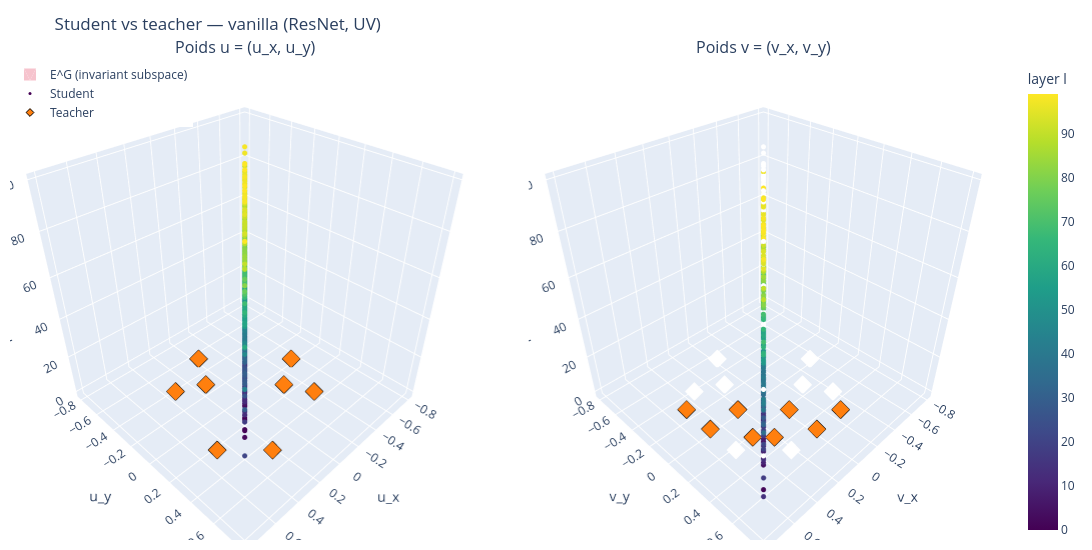

Here is the notebook cell this chart was saved with:
### Code cell
fig = plot_uv_equivariance_resnet(h_vanilla["particles"][-1], teacher, title="Student vs teacher — vanilla (ResNet, UV)")

### Figure 1 — Plotly figure (JSON) as saved in the notebook; plotly's stock layout.template omitted (floating-point values rounded to 4 significant figures; data arrays with more than 128 entries replaced by an {"elided": "..."} marker saying what was removed)
{"data": [{"color": "crimson", "hoverinfo": "name", "i": [0, 0], "j": [1, 2], "k": [2, 3], "name": "E^G (invariant subspace)", "opacity": 0.25, "scene": "scene", "showlegend": true, "type": "mesh3d", "x": [-0.6984, 0.6984, 0.6984, -0.6984], "y": [-0.6984, 0.6984, 0.6984, -0.6984], "z": [0, 0, 99, 99]}, {"marker": {"cmax": 99, "cmin": 0, "color": {"elided": "500 int values"}, "colorscale": [[0, "#440154"], [0.1111, "#482878"], [0.2222, "#3e4989"], [0.3333, "#31688e"], [0.4444, "#26828e"], [0.5556, "#1f9e89"], [0.6667, "#35b779"], [0.7778, "#6ece58"], [0.8889, "#b5de2b"], [1, "#fde725"]], "showscale": false, "size": 3}, "mode": "markers", "name": "Student", "scene": "scene", "showlegend": true, "type": "scatter3d", "x": {"elided": "500 float values"}, "y": {"elided": "500 float values"}, "z": {"elided": "500 int values"}}, {"marker": {"color": "#ff7f0e", "line": {"color": "black", "width": 1}, "size": 6, "symbol": "diamond"}, "mode": "markers", "name": "Teacher", "scene": "scene", "showlegend": true, "type": "scatter3d", "x": [-0.5, 0.25, -0.25, 0.0, 0.35, 0.0, 0.5, 0.15, -0.5, -0.35], "y": [0.0, 0.5, 0.15, -0.5, -0.35, -0.5, 0.25, -0.25, 0.0, 0.35], "z": [0, 0, 0, 0, 0, 0, 0, 0, 0, 0]}, {"color": "crimson", "hoverinfo": "name", "i": [0, 0], "j": [1, 2], "k": [2, 3], "name": "E^G (invariant subspace)", "opacity": 0.25, "scene": "scene2", "showlegend": false, "type": "mesh3d", "x": [-0.8492, 0.8492, 0.8492, -0.8492], "y": [-0.8492, 0.8492, 0.8492, -0.8492], "z": [0, 0, 99, 99]}, {"marker": {"cmax": 99, "cmin": 0, "color": {"elided": "500 int values"}, "colorbar": {"title": {"text": "layer l"}, "x": 1.02}, "colorscale": [[0, "#440154"], [0.1111, "#482878"], [0.2222, "#3e4989"], [0.3333, "#31688e"], [0.4444, "#26828e"], [0.5556, "#1f9e89"], [0.6667, "#35b779"], [0.7778, "#6ece58"], [0.8889, "#b5de2b"], [1, "#fde725"]], "showscale": true, "size": 3}, "mode": "markers", "name": "Student", "scene": "scene2", "showlegend": false, "type": "scatter3d", "x": {"elided": "500 float values"}, "y": {"elided": "500 float values"}, "z": {"elided": "500 int values"}}, {"marker": {"color": "#ff7f0e", "line": {"color": "black", "width": 1}, "size": 6, "symbol": "diamond"}, "mode": "markers", "name": "Teacher", "scene": "scene2", "showlegend": false, "type": "scatter3d", "x": [0.0, 0.0, 0.5, -0.25, 0.25, 0.25, 0.5, 0.0, 0.5, 0.35], "y": [0.25, 0.5, 0.0, 0.5, 0.35, 0.0, 0.0, 0.5, -0.25, 0.25], "z": [0, 0, 0, 0, 0, 0, 0, 0, 0, 0]}], "layout": {"annotations": [{"font": {"size": 16}, "showarrow": false, "text": "Poids u = (u_x, u_y)", "x": 0.2375, "xanchor": "center", "xref": "paper", "y": 1, "yanchor": "bottom", "yref": "paper"}, {"font": {"size": 16}, "showarrow": false, "text": "Poids v = (v_x, v_y)", "x": 0.7625, "xanchor": "center", "xref": "paper", "y": 1, "yanchor": "bottom", "yref": "paper"}], "height": 550, "legend": {"x": 0, "y": 1}, "margin": {"b": 10, "l": 10, "r": 10, "t": 60}, "scene": {"aspectmode": "cube", "domain": {"x": [0, 0.475], "y": [0, 1]}, "xaxis": {"range": [-0.8492, 0.8492], "title": {"text": "u_x"}}, "yaxis": {"range": [-0.8492, 0.8492], "title": {"text": "u_y"}}, "zaxis": {"title": {"text": "layer l"}}}, "scene2": {"aspectmode": "cube", "domain": {"x": [0.525, 1], "y": [0, 1]}, "xaxis": {"range": [-0.8492, 0.8492], "title": {"text": "v_x"}}, "yaxis": {"range": [-0.8492, 0.8492], "title": {"text": "v_y"}}, "zaxis": {"title": {"text": "layer l"}}}, "title": {"text": "Student vs teacher — vanilla (ResNet, UV)"}, "width": 1100}}
